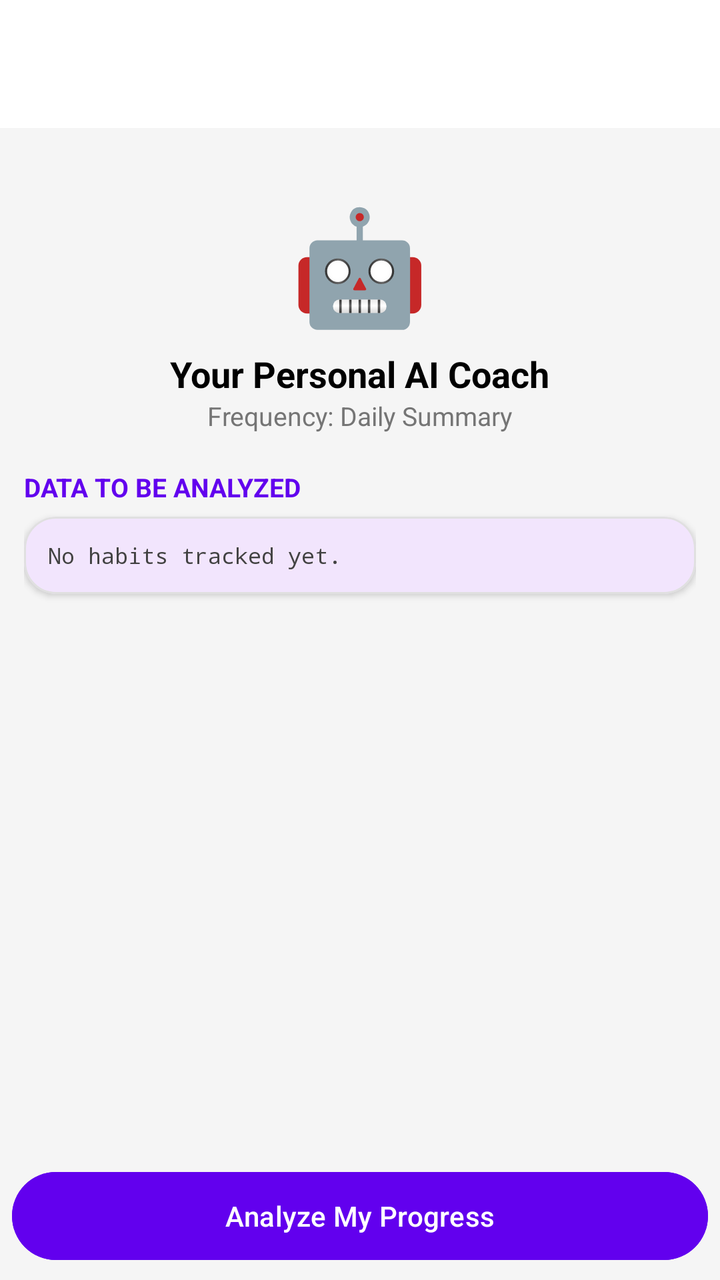
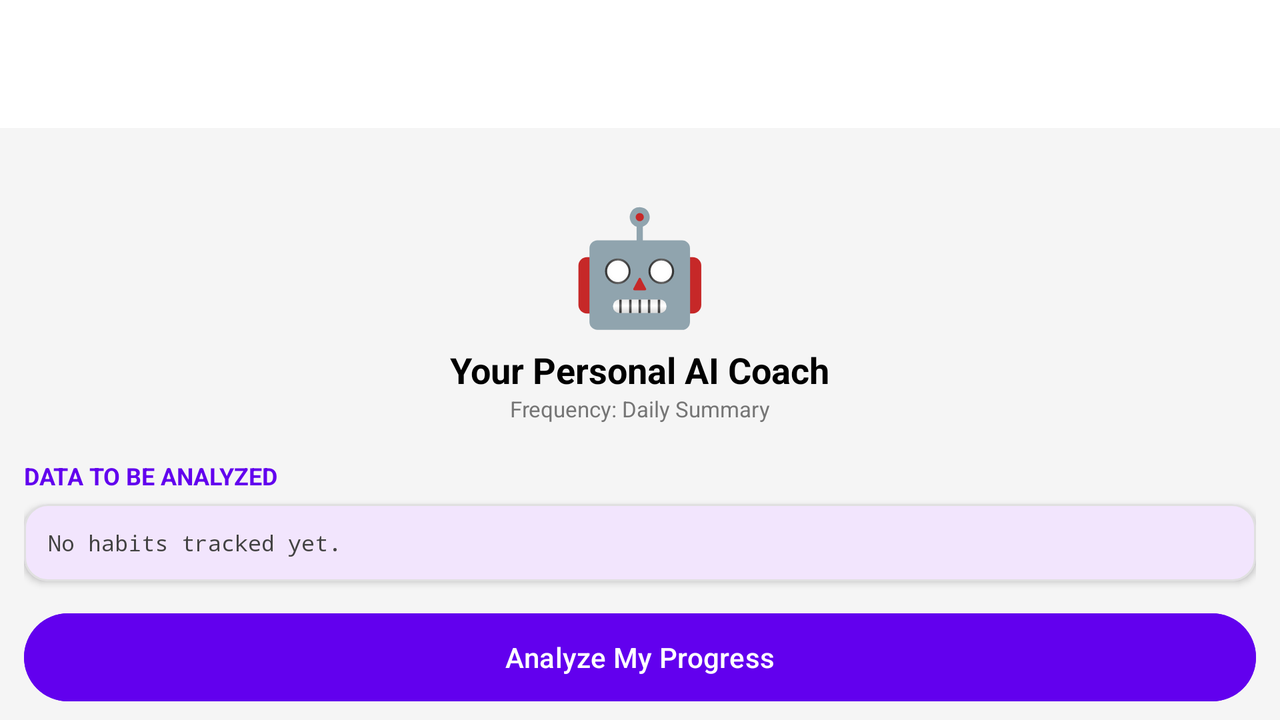

Two renders of one Android screen. The first uses the default layout on a phone; the second uses the alternative layout the repository ships for a different screen configuration, on a matching device. The two XML files are below.
<!-- AndroidManifest.xml: activity theme Theme.HabitCoach -->
<!-- res/layout/activity_ai_coach.xml -->
<?xml version="1.0" encoding="utf-8"?>
<androidx.coordinatorlayout.widget.CoordinatorLayout xmlns:android="http://schemas.android.com/apk/res/android"
    xmlns:app="http://schemas.android.com/apk/res-auto"
    xmlns:tools="http://schemas.android.com/tools"
    android:layout_width="match_parent"
    android:layout_height="match_parent"
    android:fitsSystemWindows="true"
    android:background="@color/background_light">

    <com.google.android.material.appbar.AppBarLayout
        android:layout_width="match_parent"
        android:layout_height="wrap_content"
        android:fitsSystemWindows="true"
        android:background="@color/white"
        app:elevation="0dp">

        <com.google.android.material.appbar.MaterialToolbar
            android:id="@+id/toolbar"
            android:layout_width="match_parent"
            android:layout_height="?attr/actionBarSize"
            app:titleTextColor="@color/black"
            app:navigationIconTint="@color/black" />

    </com.google.android.material.appbar.AppBarLayout>

    <androidx.core.widget.NestedScrollView
        android:id="@+id/aiCoachScrollView"
        android:layout_width="match_parent"
        android:layout_height="match_parent"
        app:layout_behavior="@string/appbar_scrolling_view_behavior"
        android:paddingBottom="@dimen/action_button_height">

        <LinearLayout
            android:layout_width="match_parent"
            android:layout_height="wrap_content"
            android:orientation="vertical"
            android:padding="@dimen/padding_default">

            
                <LinearLayout
                android:layout_width="match_parent"
                android:layout_height="wrap_content"
                android:gravity="center"
                android:orientation="vertical"
                android:padding="@dimen/card_padding">

                    <TextView
                    android:layout_width="wrap_content"
                    android:layout_height="wrap_content"
                    android:text="@string/ai_emoji"
                    android:textSize="@dimen/emoji_size" />

                    <TextView
                    android:layout_width="wrap_content"
                    android:layout_height="wrap_content"
                    android:layout_marginTop="@dimen/margin_small"
                    android:text="@string/ai_title"
                    android:textColor="@color/black"
                    android:textSize="@dimen/text_title"
                    android:textStyle="bold" />

                    <TextView
                    android:id="@+id/tvFrequencyStatus"
                    android:layout_width="wrap_content"
                    android:layout_height="wrap_content"
                    android:text="@string/ai_frequency_default"
                    android:textColor="#757575"
                    android:textSize="@dimen/text_subtitle" />
            </LinearLayout>

            
            <TextView
                android:layout_width="wrap_content"
                android:layout_height="wrap_content"
                android:text="@string/ai_data_label"
                android:textColor="@color/purple_500"
                android:textStyle="bold"
                android:textSize="@dimen/text_subtitle"
                android:textAllCaps="true"
                android:paddingBottom="@dimen/margin_small" />

            <com.google.android.material.card.MaterialCardView
                android:layout_width="match_parent"
                android:layout_height="wrap_content"
                app:cardCornerRadius="@dimen/card_corner_16"
                app:cardElevation="@dimen/card_elevation_small"
                android:layout_marginBottom="@dimen/margin_small"
                app:strokeColor="#E0E0E0"
                app:strokeWidth="@dimen/stroke_width_1">

                <TextView
                    android:id="@+id/tvProgressData"
                    android:layout_width="match_parent"
                    android:layout_height="wrap_content"
                    android:padding="@dimen/padding_default"
                    android:text="@string/ai_no_habits"
                    android:textColor="#424242"
                    android:fontFamily="monospace"
                    android:textSize="@dimen/text_small" />
            </com.google.android.material.card.MaterialCardView>

            
            <com.google.android.material.card.MaterialCardView
                android:id="@+id/cvCoachInsight"
                android:layout_width="match_parent"
                android:layout_height="wrap_content"
                app:cardCornerRadius="@dimen/card_corner_16"
                app:cardElevation="@dimen/card_elevation_medium"
                android:layout_marginBottom="@dimen/margin_large"
                android:visibility="gone">

                <LinearLayout
                    android:layout_width="match_parent"
                    android:layout_height="wrap_content"
                    android:orientation="vertical"
                    android:padding="@dimen/card_padding">

                    <TextView
                        android:layout_width="wrap_content"
                        android:layout_height="wrap_content"
                        android:text="@string/ai_coach_advice"
                        android:textColor="@color/purple_500"
                        android:textStyle="bold"
                        android:textSize="@dimen/text_subtitle"
                        android:textAllCaps="true" />

                    <TextView
                        android:id="@+id/tvCoachMessage"
                        android:layout_width="match_parent"
                        android:layout_height="wrap_content"
                        android:layout_marginTop="@dimen/margin_small"
                        android:text="@string/ai_thinking"
                        android:textColor="@color/black"
                        android:textSize="@dimen/text_subtitle"
                        android:lineSpacingExtra="@dimen/line_spacing_extra" />

                </LinearLayout>
            </com.google.android.material.card.MaterialCardView>

        </LinearLayout>
    </androidx.core.widget.NestedScrollView>

    
    <com.google.android.material.button.MaterialButton
        android:id="@+id/btnGenerateInsight"
        android:layout_width="match_parent"
        android:layout_height="@dimen/action_button_height"
        android:layout_marginStart="@dimen/margin_small"
        android:layout_marginEnd="@dimen/margin_small"
        android:layout_marginBottom="@dimen/margin_small"
        android:layout_gravity="bottom"
        android:text="@string/ai_analyze_button"
        app:cornerRadius="@dimen/button_corner_radius"
        android:backgroundTint="@color/purple_500"
        android:textColor="@color/white" />

</androidx.coordinatorlayout.widget.CoordinatorLayout>
<!-- resources referenced by this layout -->
<resources>
  <color name="background_light">#F5F5F5</color>
  <color name="black">#FF000000</color>
  <color name="purple_500">#6200EE</color>
  <color name="white">#FFFFFFFF</color>
  <!-- from res/values-sw360dp/ -->
  <dimen name="action_button_height">52dp</dimen>
  <dimen name="button_corner_radius">30dp</dimen>
  <dimen name="card_corner_16">16dp</dimen>
  <!-- from res/values-sw360dp/ -->
  <dimen name="card_elevation_medium">4dp</dimen>
  <!-- from res/values-sw360dp/ -->
  <dimen name="card_elevation_small">2dp</dimen>
  <!-- from res/values-sw360dp/ -->
  <dimen name="card_padding">18dp</dimen>
  <!-- from res/values-sw360dp/ -->
  <dimen name="emoji_size">56sp</dimen>
  <!-- from res/values-sw360dp/ -->
  <dimen name="line_spacing_extra">4dp</dimen>
  <dimen name="margin_large">24dp</dimen>
  <!-- from res/values-sw360dp/ -->
  <dimen name="margin_small">6dp</dimen>
  <!-- from res/values-sw360dp/ -->
  <dimen name="padding_default">12dp</dimen>
  <dimen name="stroke_width_1">1dp</dimen>
  <!-- from res/values-sw360dp/ -->
  <dimen name="text_small">11sp</dimen>
  <!-- from res/values-sw360dp/ -->
  <dimen name="text_subtitle">13sp</dimen>
  <!-- from res/values-sw360dp/ -->
  <dimen name="text_title">18sp</dimen>
  <string name="ai_analyze_button">Analyze My Progress</string>
  <string name="ai_coach_advice">Coach Advice</string>
  <string name="ai_data_label">Data to be analyzed</string>
  <string name="ai_emoji">🤖</string>
  <string name="ai_frequency_default">Frequency: Daily Summary</string>
  <string name="ai_no_habits">No habits tracked yet.</string>
  <string name="ai_thinking">Thinking...</string>
  <string name="ai_title">Your Personal AI Coach</string>
  <!-- from res/values-v23/ -->
  <style name="Theme.HabitCoach" parent="Base.Theme.HabitCoach">
          
          <item name="android:navigationBarColor">@android:color/transparent</item>
          <item name="android:statusBarColor">@android:color/transparent</item>
          <item name="android:windowLightStatusBar">?attr/isLightTheme</item>
      </style>
  <style name="Base.Theme.HabitCoach" parent="Theme.Material3.DayNight.NoActionBar">
          
          <item name="colorPrimary">@color/purple_500</item>
          <item name="colorPrimaryVariant">@color/purple_700</item>
          <item name="colorOnPrimary">@color/white</item>
  
          
          <item name="colorSecondary">@color/teal_200</item>
          <item name="colorSecondaryVariant">@color/teal_200</item>
          <item name="colorOnSecondary">@color/black</item>
  
          
          <item name="android:statusBarColor">?attr/colorPrimaryVariant</item>
      </style>
  <color name="purple_700">#3700B3</color>
  <color name="teal_200">#03DAC5</color>
</resources>
<!-- res/layout-land/activity_ai_coach.xml (the repository's variant of the layout above) -->
<!-- drawn on the phone turned sideways -->
<?xml version="1.0" encoding="utf-8"?>
<androidx.coordinatorlayout.widget.CoordinatorLayout xmlns:android="http://schemas.android.com/apk/res/android"
    xmlns:app="http://schemas.android.com/apk/res-auto"
    android:layout_width="match_parent"
    android:layout_height="match_parent"
    android:fitsSystemWindows="true"
    android:background="@color/background_light">

    <com.google.android.material.appbar.AppBarLayout
        android:layout_width="match_parent"
        android:layout_height="wrap_content"
        android:fitsSystemWindows="true"
        android:background="@color/white"
        app:elevation="0dp">

        <com.google.android.material.appbar.MaterialToolbar
            android:id="@+id/toolbar"
            android:layout_width="match_parent"
            android:layout_height="?attr/actionBarSize"
            app:titleTextColor="@color/black"
            app:navigationIconTint="@color/black" />

    </com.google.android.material.appbar.AppBarLayout>

    
    <androidx.core.widget.NestedScrollView
        android:id="@+id/aiCoachScrollView"
        android:layout_width="match_parent"
        android:layout_height="match_parent"
        app:layout_behavior="@string/appbar_scrolling_view_behavior">

        <LinearLayout
            android:layout_width="match_parent"
            android:layout_height="wrap_content"
            android:orientation="vertical"
            android:padding="@dimen/padding_default">

            
            <LinearLayout
                android:layout_width="match_parent"
                android:layout_height="wrap_content"
                android:gravity="center"
                android:orientation="vertical"
                android:padding="@dimen/card_padding">

                <TextView
                    android:layout_width="wrap_content"
                    android:layout_height="wrap_content"
                    android:text="@string/ai_emoji"
                    android:textSize="@dimen/emoji_size" />

                <TextView
                    android:layout_width="wrap_content"
                    android:layout_height="wrap_content"
                    android:layout_marginTop="4dp"
                    android:text="@string/ai_title"
                    android:textColor="@color/black"
                    android:textSize="@dimen/text_title"
                    android:textStyle="bold" />

                <TextView
                    android:id="@+id/tvFrequencyStatus"
                    android:layout_width="wrap_content"
                    android:layout_height="wrap_content"
                    android:text="@string/ai_frequency_default"
                    android:textColor="#757575"
                    android:textSize="@dimen/text_small" />
            </LinearLayout>

            
            <TextView
                android:layout_width="wrap_content"
                android:layout_height="wrap_content"
                android:text="@string/ai_data_label"
                android:textColor="@color/purple_500"
                android:textStyle="bold"
                android:textSize="12sp"
                android:textAllCaps="true"
                android:paddingBottom="6dp" />

            <com.google.android.material.card.MaterialCardView
                android:layout_width="match_parent"
                android:layout_height="wrap_content"
                app:cardCornerRadius="12dp"
                app:cardElevation="2dp"
                android:layout_marginBottom="12dp"
                app:strokeColor="#E0E0E0"
                app:strokeWidth="1dp">

                <TextView
                    android:id="@+id/tvProgressData"
                    android:layout_width="match_parent"
                    android:layout_height="wrap_content"
                    android:padding="@dimen/padding_default"
                    android:text="@string/ai_no_habits"
                    android:textColor="#424242"
                    android:fontFamily="monospace"
                    android:textSize="@dimen/text_small" />
            </com.google.android.material.card.MaterialCardView>

            
            <com.google.android.material.card.MaterialCardView
                android:id="@+id/cvCoachInsight"
                android:layout_width="match_parent"
                android:layout_height="wrap_content"
                app:cardCornerRadius="12dp"
                app:cardElevation="4dp"
                android:layout_marginBottom="16dp"
                android:visibility="gone">

                <LinearLayout
                    android:layout_width="match_parent"
                    android:layout_height="wrap_content"
                    android:orientation="vertical"
                    android:padding="@dimen/card_padding">

                    <TextView
                        android:layout_width="wrap_content"
                        android:layout_height="wrap_content"
                        android:text="@string/ai_coach_advice"
                        android:textColor="@color/purple_500"
                        android:textStyle="bold"
                        android:textSize="12sp"
                        android:textAllCaps="true" />

                    <TextView
                        android:id="@+id/tvCoachMessage"
                        android:layout_width="match_parent"
                        android:layout_height="wrap_content"
                        android:layout_marginTop="8dp"
                        android:text="@string/ai_thinking"
                        android:textColor="@color/black"
                        android:textSize="@dimen/text_subtitle"
                        android:lineSpacingExtra="2dp" />

                </LinearLayout>
            </com.google.android.material.card.MaterialCardView>

            
            <com.google.android.material.button.MaterialButton
                android:id="@+id/btnGenerateInsight"
                android:layout_width="match_parent"
                android:layout_height="@dimen/action_button_height"
                android:text="@string/ai_analyze_button"
                app:cornerRadius="24dp"
                android:backgroundTint="@color/purple_500"
                android:textColor="@color/white"
                android:layout_marginBottom="12dp" />

            <TextView
                android:layout_width="match_parent"
                android:layout_height="wrap_content"
                android:text="@string/ai_tip_change_frequency"
                android:textColor="#757575"
                android:textSize="@dimen/text_small"
                android:textAlignment="center" />

        </LinearLayout>
    </androidx.core.widget.NestedScrollView>

</androidx.coordinatorlayout.widget.CoordinatorLayout>
<!-- resources referenced by the variant -->
<!-- as the phone turned sideways resolves them -->
<resources>
  <color name="background_light">#F5F5F5</color>
  <color name="black">#FF000000</color>
  <color name="purple_500">#6200EE</color>
  <color name="white">#FFFFFFFF</color>
  <!-- from res/values-sw360dp/ -->
  <dimen name="action_button_height">52dp</dimen>
  <!-- from res/values-sw360dp/ -->
  <dimen name="card_padding">18dp</dimen>
  <!-- from res/values-sw360dp/ -->
  <dimen name="emoji_size">56sp</dimen>
  <!-- from res/values-sw360dp/ -->
  <dimen name="padding_default">12dp</dimen>
  <!-- from res/values-sw360dp/ -->
  <dimen name="text_small">11sp</dimen>
  <!-- from res/values-sw360dp/ -->
  <dimen name="text_subtitle">13sp</dimen>
  <!-- from res/values-sw360dp/ -->
  <dimen name="text_title">18sp</dimen>
  <string name="ai_analyze_button">Analyze My Progress</string>
  <string name="ai_coach_advice">Coach Advice</string>
  <string name="ai_data_label">Data to be analyzed</string>
  <string name="ai_emoji">🤖</string>
  <string name="ai_frequency_default">Frequency: Daily Summary</string>
  <string name="ai_no_habits">No habits tracked yet.</string>
  <string name="ai_thinking">Thinking...</string>
  <string name="ai_tip_change_frequency">Tip: You can change the analysis frequency in Settings.</string>
  <string name="ai_title">Your Personal AI Coach</string>
  <!-- from res/values-v23/ -->
  <style name="Theme.HabitCoach" parent="Base.Theme.HabitCoach">
          
          <item name="android:navigationBarColor">@android:color/transparent</item>
          <item name="android:statusBarColor">@android:color/transparent</item>
          <item name="android:windowLightStatusBar">?attr/isLightTheme</item>
      </style>
  <style name="Base.Theme.HabitCoach" parent="Theme.Material3.DayNight.NoActionBar">
          
          <item name="colorPrimary">@color/purple_500</item>
          <item name="colorPrimaryVariant">@color/purple_700</item>
          <item name="colorOnPrimary">@color/white</item>
  
          
          <item name="colorSecondary">@color/teal_200</item>
          <item name="colorSecondaryVariant">@color/teal_200</item>
          <item name="colorOnSecondary">@color/black</item>
  
          
          <item name="android:statusBarColor">?attr/colorPrimaryVariant</item>
      </style>
  <color name="purple_700">#3700B3</color>
  <color name="teal_200">#03DAC5</color>
</resources>
